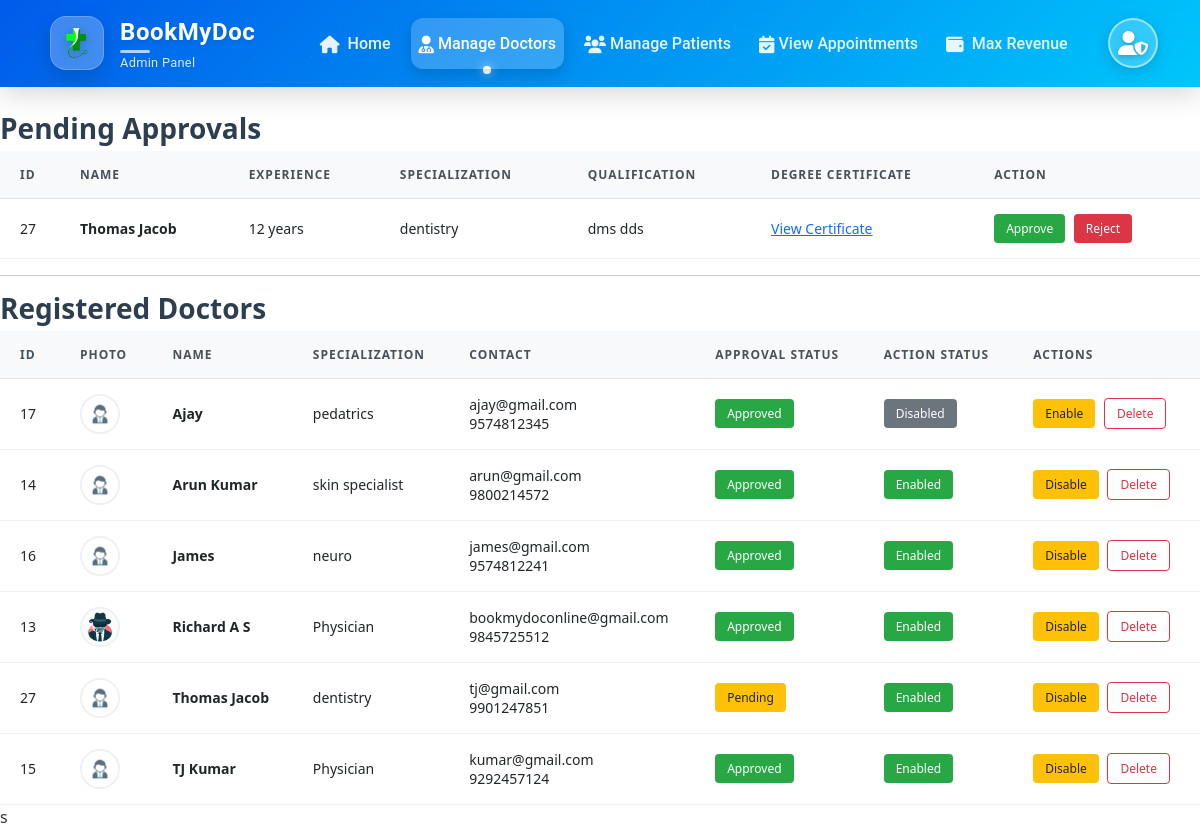
The page /adminmanagedoct.php on the database its author committed.
### tables this page shows
CREATE TABLE `doctorreg` (
  `id` int(11) NOT NULL,
  `name` varchar(255) NOT NULL,
  `phone` varchar(20) NOT NULL,
  `email` varchar(255) NOT NULL,
  `password` varchar(255) NOT NULL,
  `created_at` timestamp NOT NULL DEFAULT current_timestamp(),
  `age` int(11) DEFAULT NULL,
  `qualifications` text DEFAULT NULL,
  `experience` int(11) DEFAULT NULL,
  `specialization` varchar(255) DEFAULT NULL,
  `profile_photo` varchar(255) DEFAULT NULL,
  `degree_certificate` varchar(255) DEFAULT NULL,
  `status` enum('pending','rejected','approved') DEFAULT 'pending',
  `address` varchar(255) DEFAULT NULL,
  `location` varchar(20) DEFAULT NULL,
  `fees` decimal(10,2) NOT NULL DEFAULT 0.00,
  `rejection_reason` text DEFAULT NULL,
  `action` enum('enabled','disabled') NOT NULL DEFAULT 'enabled'
);

### adminmanagedoct.php (the view, shortened to what this page needs)
<?php
include('adminheader.php');
$pending_query = "SELECT * FROM doctorreg WHERE status = 'Pending'";
$pending_result = mysqli_query($conn, $pending_query);
$doctors_query = "SELECT * FROM doctorreg ORDER BY name ASC";
$doctors_result = mysqli_query($conn, $doctors_query);
?>
<!DOCTYPE html>
<html lang="en">
<head>
    <link href="https://cdn.jsdelivr.net/npm/bootstrap@5.3.0/css/bootstrap.min.css" rel="stylesheet">
    <link rel="stylesheet" href="https://cdnjs.cloudflare.com/ajax/libs/font-awesome/6.0.0/css/all.min.css">
</head>
<body>
<div class="container2">
    <br>
    <h3>Pending Approvals</h3>
    <?php if (mysqli_num_rows($pending_result) > 0): ?>
        <table class="table">
            <thead>
                <tr>
                    <th>ID</th>
                    <th>Name</th>
                    <th>Experience</th>
                    <th>Specialization</th>
                    <th>Qualification</th>
                    <th>Degree Certificate</th>
                    <th>Action</th>
                </tr>
            </thead>
            <tbody>
                <?php while ($row = mysqli_fetch_assoc($pending_result)) { ?>
                    <tr>
                        <td><?php echo htmlspecialchars($row['id']); ?></td>
                        <td><?php echo htmlspecialchars($row['name']); ?></td>
                        <td><?php echo htmlspecialchars($row['experience']); ?> years</td>
                        <td><?php echo htmlspecialchars($row['specialization']); ?></td>
                        <td><?php echo htmlspecialchars($row['qualifications']); ?></td>
                        <td>
                            <a href="<?php echo htmlspecialchars($row['degree_certificate']); ?>"
                               class="certificate-link" target="_blank">
                                View Certificate
                            </a>
                        </td>
                        <td>
                            <a href="approvedoct.php?id=<?php echo $row['id']; ?>"
                               class="action-btn approve-btn"
                               onclick="return confirm('Approve this doctor?')">
                                Approve
                            </a>
                            <button type="button" class="action-btn reject-btn" data-bs-toggle="modal" data-bs-target="#rejectModal<?php echo $row['id']; ?>">
        Reject
    </button>
                        </td>
                    </tr>
                <?php } ?>
            </tbody>
        </table>
    <?php else: ?>
        <div class="empty-state">No pending doctor approvals.</div>
    <?php endif; ?>
    <hr>
    <h3>Registered Doctors</h3>
    <table class="table">
        <thead>
            <tr>
                <th>ID</th>
                <th>Photo</th>
                <th>Name</th>
                <th>Specialization</th>
                <th>Contact</th>
                <th>Approval Status</th>
                <th>Action Status</th>
                <th>Actions</th>
            </tr>
        </thead>
        <tbody>
            <?php while($doctor = mysqli_fetch_assoc($doctors_result)): ?>
                <tr>
                    <td><?php echo $doctor['id']; ?></td>
                    <td>
                        <img src="<?php echo $doctor['profile_photo'] ?: 'assets/default-doctor.png'; ?>"
                             class="doctor-photo" width="50" height="50" onerror="this.onerror=null; this.src='images/profilepicdoct.jpg';" >
                    </td>
                    <td><div class="fw-bold">
    <a href="admindoctprofile.php?doctor_id=<?php echo urlencode($doctor['id']); ?>">
        <?php echo htmlspecialchars($doctor['name']); ?>
    </a>
</div></td>
                    <td><?php echo htmlspecialchars($doctor['specialization']); ?></td>
                    <td><?php echo htmlspecialchars($doctor['email']); ?><br><?php echo htmlspecialchars($doctor['phone']); ?></td>
                    <td>
                        <span class="status-badge <?php echo strtolower($doctor['status']); ?>">
                            <?php echo ucfirst($doctor['status']); ?>
                        </span>
                    </td>
                    <td>
                        <span class="status-badge action-<?php echo strtolower($doctor['action']); ?>">
                            <?php echo ucfirst($doctor['action']); ?>
                        </span>
                    </td>
                    <td>
                        <a href="?toggle_action=<?php echo $doctor['id']; ?>&action=<?php echo $doctor['action']; ?>" class="action-btn toggle-btn">
                            <?php echo ($doctor['action'] == 'enabled') ? 'Disable' : 'Enable'; ?>
                        </a>
                        <a href="?delete=<?php echo $doctor['id']; ?>" class="action-btn delete-btn"
                           onclick="return confirm('Are you sure you want to delete this doctor?');">
                            Delete
                        </a>
                    </td>
                </tr>
            <?php endwhile; ?>
        </tbody>
    </table>
</div>
</body>
</html>

### adminheader.php (shortened to what this page needs)
<header>
    <nav class="navbar navbar-expand-lg navbar-dark">
    <link href="https://cdn.jsdelivr.net/npm/bootstrap@5.3.0/dist/css/bootstrap.min.css" rel="stylesheet">
    <link rel="stylesheet" href="https://cdnjs.cloudflare.com/ajax/libs/font-awesome/6.0.0/css/all.min.css">
        <div class="container">
            <a class="navbar-brand d-flex align-items-center" href="admindashboard.php">
                <div class="logo-container me-3">
                    <img src="images/logo.png" alt="Logo" class="logo-image">
                </div>
                <div class="brand-text">
                    <strong>BookMyDoc</strong>
                    <span class="tagline">Admin Panel</span>
                </div>
            </a>
            <div class="collapse navbar-collapse" id="navbarNav">
                <ul class="navbar-nav mx-auto">
                    <li class="nav-item">
                        <a class="nav-link" href="admindashboard.php">
                            <i class="fas fa-home me-1"></i> Home
                        </a>
                    </li>
                    <li class="nav-item">
                        <a class="nav-link" href="adminmanagedoct.php">
                        <i class="fas fa-user-md"></i> Manage Doctors
                        </a>
                    </li>
                    <li class="nav-item">
                    <a href="adminmanagepatient.php" class="nav-link">
                                <i class="fas fa-users"></i>
                                Manage Patients
                            </a>
                    </li>
                    <li class="nav-item">
                    <a href="adminappointment.php" class="nav-link">
                                <i class="fas fa-calendar-check"></i>
                                View Appointments
                            </a>
                    </li>
                    <li class="nav-item">
                    <a href="adminrevenue.php" class="nav-link">
                    <i class="fas fa-wallet me-1"></i>
                                Max Revenue
                            </a>
                    </li>
                </ul>
                <div class="nav-right d-flex align-items-center">
                <div class="nav-right d-flex align-items-center">
            <div class="dropdown">
                <a class="nav-link user-profile-dropdown" href="#" role="button" data-bs-toggle="dropdown" aria-expanded="false">
                    <div class="avatar-container">
                        <div class="avatar">
                            <i class="fas fa-user-shield"></i>
                        </div>
                    </div>
                </a>
            </div>
        </div>
</div>
</div>
            </div>
    </nav>
</header>

### adminheader.php (style rules this page uses)
header { font-family: 'Roboto', sans-serif; }
.navbar { background: linear-gradient(135deg, #005bea, #00c6fb); padding: 1rem; box-shadow: 0 8px 25px rgba(0,0,0,0.15); position: relative; z-index: 100; }
.navbar::before { content: ''; position: absolute; top: 0; left: 0; right: 0; bottom: 0; opacity: 0.8; z-index: -1; border-bottom-left-radius: 18px; border-bottom-right-radius: 18px; }
.logo-container { background: rgba(255,255,255,0.25); border-radius: 16px; width: 54px; height: 54px; display: flex; align-items: center; justify-content: center; padding: 10px; box-shadow: 0 8px 20px rgba(0,0,0,0.15); backdrop-filter: blur(8px); -webkit-backdrop-filter: blur(8px); border: 1px solid rgba(255,255,255,0.2); transition: all 0.5s cubic-bezier(0.175, 0.885, 0.32, 1.275); }
.logo-image { max-width: 100%; height: auto; filter: drop-shadow(0 2px 5px rgba(0,0,0,0.2)); }
.navbar-brand { transition: all 0.4s ease; padding: 0.3rem 0.5rem; border-radius: 12px; }
.brand-text { display: flex; flex-direction: column; text-shadow: 0 2px 4px rgba(0,0,0,0.1); }
.brand-text strong { font-size: 1.5rem; font-weight: 700; color: white; letter-spacing: 0.6px; position: relative; }
.brand-text strong::after { content: ''; position: absolute; bottom: -2px; left: 0; width: 30px; height: 3px; background: rgba(255,255,255,0.7); border-radius: 10px; }
.tagline { font-size: 0.8rem; color: rgba(255,255,255,0.85); letter-spacing: 0.3px; margin-top: 2px; }
.navbar-nav .nav-item { position: relative; margin: 0 6px; }
.navbar-nav .nav-link { color: rgba(255,255,255,0.9); font-weight: 500; padding: 0.8rem 1.2rem; border-radius: 12px; transition: all 0.4s cubic-bezier(0.25, 0.46, 0.45, 0.94); position: relative; overflow: hidden; z-index: 1; }
.navbar-nav .nav-link::before { content: ''; position: absolute; top: 100%; left: 0; width: 100%; height: 100%; background: rgba(255,255,255,0.15); transition: all 0.3s ease; z-index: -1; border-radius: 12px; }
.navbar-nav .nav-link.active { color: white; background: rgba(255,255,255,0.2); box-shadow: 0 6px 15px rgba(0,0,0,0.15); }
.navbar-nav .nav-link i { transition: all 0.3s ease; font-size: 1.1rem; vertical-align: middle; }
.avatar-container { width: 50px; height: 50px; position: relative; cursor: pointer; transition: all 0.3s ease; }
.avatar { width: 100%; height: 100%; background: rgba(255, 255, 255, 0.2); border-radius: 50%; display: flex; align-items: center; justify-content: center; border: 2px solid rgba(255, 255, 255, 0.5); box-shadow: 0 4px 15px rgba(0, 0, 0, 0.15); transition: all 0.3s ease; backdrop-filter: blur(5px); -webkit-backdrop-filter: blur(5px); }
.avatar i { font-size: 24px; color: white; text-shadow: 0 2px 5px rgba(0, 0, 0, 0.2); transition: all 0.3s ease; }
.current-page { position: relative; }
.current-page::after { content: ''; position: absolute; bottom: -5px; left: 50%; transform: translateX(-50%); width: 8px; height: 8px; background-color: white; border-radius: 50%; box-shadow: 0 0 10px rgba(255,255,255,0.7); animation: pulse 2s infinite; }

### rows shown on the page
doctorreg: id "27", name "Thomas Jacob", experience "12", specialization "dentistry", qualifications "dms dds", email "tj@gmail.com", phone "9901247851", status "Pending", action "Enabled", shows "Disable"
doctorreg: id "17", name "Ajay", specialization "pedatrics", email "ajay@gmail.com", phone "9574812345", status "Approved", action "Disabled", shows "Enable"
doctorreg: id "14", name "Arun Kumar", specialization "skin specialist", email "arun@gmail.com", phone "9800214572", status "Approved", action "Enabled", shows "Disable"
doctorreg: id "16", name "James", specialization "neuro", email "james@gmail.com", phone "9574812241", status "Approved", action "Enabled", shows "Disable"
doctorreg: id "13", profile_photo (picture), name "Richard A S", specialization "Physician", email "bookmydoconline@gmail.com", phone "9845725512", status "Approved", action "Enabled", shows "Disable"
doctorreg: id "15", name "TJ Kumar", specialization "Physician", email "kumar@gmail.com", phone "9292457124", status "Approved", action "Enabled", shows "Disable"
